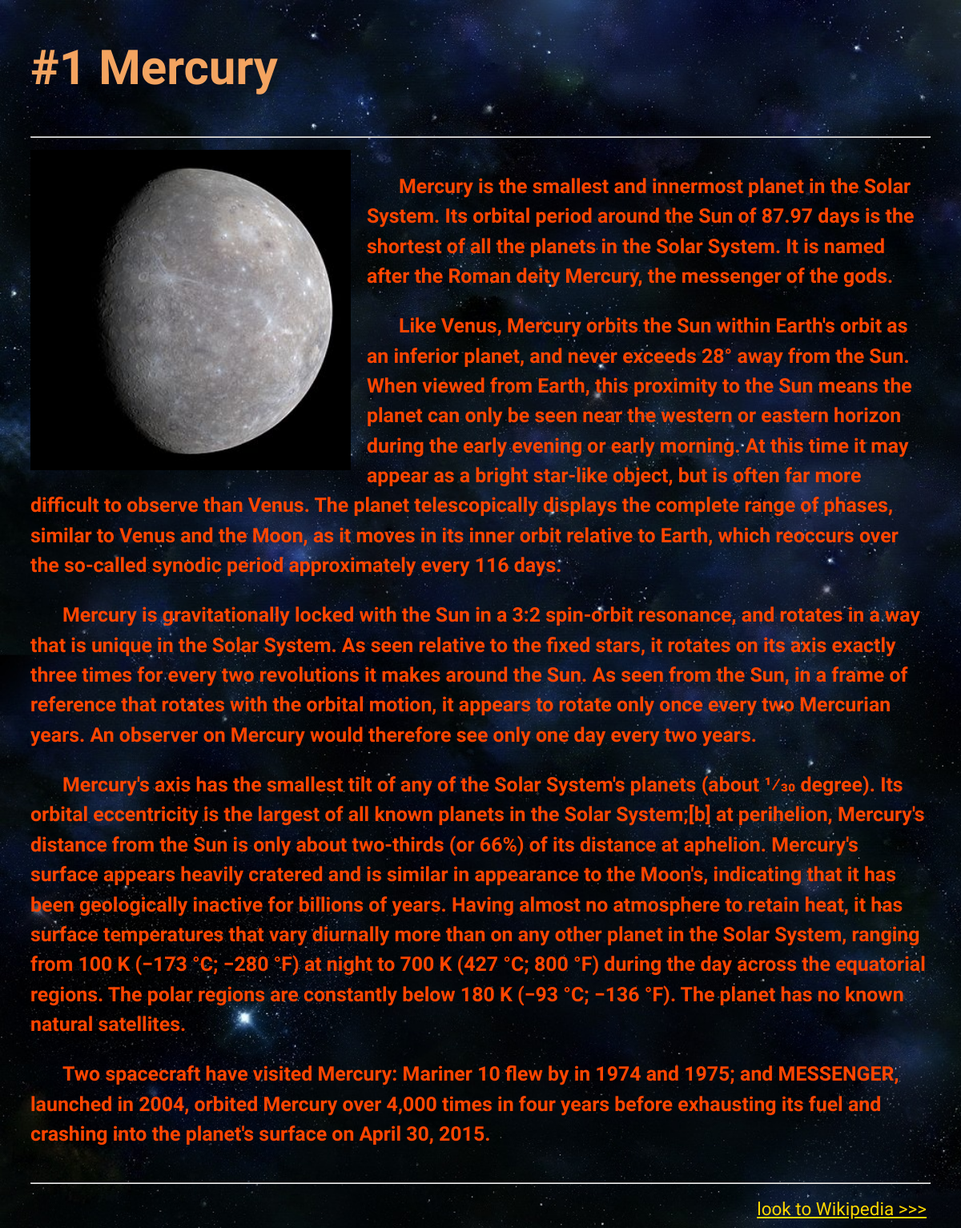
The page /planets/1/ on the database its author committed.
### planets/models.py (models this page shows)
class CommonData(models.Model):
    image = models.ImageField(blank=True, null=True, upload_to='planets/images/')
    symbol = models.ImageField(blank=True, null=True, upload_to='planets/images/')
    escape_velocity = models.DecimalField(blank=True, null=True, max_digits=5, decimal_places=2, verbose_name='Escape velocity, km/s')
    surface_gravity = models.DecimalField(blank=True, null=True, max_digits=4, decimal_places=2, verbose_name='Surface gravity, g')
    orbital_period = models.TextField(blank=True)
    mean_radius_to_earth = models.DecimalField(blank=True, null=True, max_digits=5, decimal_places=2, verbose_name='Planet radius relative to an Earth')
    surface_pressure = models.DecimalField(blank=True, null=True, max_digits=5, decimal_places=2, verbose_name='Surface pressure, bar')
    discovery_date = models.DateField(null=True, blank=True)
    description = models.TextField(blank=True)
    wiki = models.URLField(blank=True)
    class Meta:
        abstract = True

class Planet(CommonData):
    number = models.PositiveSmallIntegerField(primary_key=True)
    name = models.CharField(max_length=30)
    planet_mass_to_earth = models.DecimalField(blank=True, null=True, max_digits=10, decimal_places=2, verbose_name='Planet mass relative to an Earth')
    orbital_speed = models.DecimalField(blank=True, null=True, max_digits=5, decimal_places=2, verbose_name='Average orbital speed, km/s')
    moons_quantity = models.PositiveSmallIntegerField(blank=True, default=0)
    rotation_period = models.TextField(blank=True)
    semi_major_axis = models.DecimalField(blank=True, null=True, max_digits=5, decimal_places=2, verbose_name='Semi major axis, AU')
    class Meta:
        ordering = ['number']
        verbose_name = 'planet'
        verbose_name_plural = 'planets'
    def __str__(self):
        return self.name

### planets/views.py (the view)
# urls.py: url(r'^(?P<number>[0-9]+)/$', views.planet_data, name='planet_data'),
def planet_data(request, number):
    planet = Planet.objects.get(pk=number)
    return render(request, 'planet_data.html', {'planet': planet, 'number': number})

### planets/templates/planet_data.html (shortened to what this page needs)
{% extends 'base_planets.html' %}
{% block planet_data %}
    <h1>#{{ number }} {{ planet }} </h1>
    <hr>
    {% if planet.image %}
        {% load staticfiles %}
        <img src="{{ planet.image.url }}" alt="{{ planet.name }}" width="400" title="{{ planet.name }}"/>
    {% endif %}
    <h5>{{ planet.description|safe }}</h5>
    <hr>
    <div class="page-footer" align="right">
        <a href="{{ planet.wiki }}">look to Wikipedia >>></a>
    </div>
{% endblock planet_data %}

### planets/templates/base_planets.html (shortened to what this page needs)
<!DOCTYPE html>
{% load staticfiles %}
<html lang="en">
<head>
    <link rel="stylesheet" href="{% static 'style.css' %}">
</head>
<body>
    {% block planet_data %} {% endblock planet_data %}
</body>
</html>

### planets/static/style.css (style rules this page uses)
h1 { color: SandyBrown; }
a { color: OrangeRed; line-height: 1; }
body { background: url("planets_background.jpg"); background-repeat: no-repeat; background-attachment: fixed; background-position: left top; background-size: cover; padding-left: 30px; padding-right: 30px; font-family: 'Harmattan', sans-serif; color: OrangeRed; font-size: 30px; line-height: 1.5; }
p { text-indent: 40px; }
.page-footer { color: gold; margin-bottom: 10; padding: 5px 5px 5px 5px; line-height: 1; font-size: 0.75em; line-height: 0.75em; }
.page-footer a { color: gold; }
img { float: left; margin: 0px 20px 20px 0px; }

### rows shown on the page
Planet: name "Mercury", image (picture), description "Mercury is the smallest and innermost planet in the Solar System. Its orbital period around the Sun of 87.97 days is the shortest of all the planets in the Solar System. It is named after the Roman deity Mercury, the messenger of the gods. Like Venus, Mercury orbits the Sun within Earth's orbit as an inferior planet, and never exceeds 28° away from the Sun. When viewed from Earth, this proximity to the Sun means the planet can only be seen near the western or eastern horizon during the early evening or early morning. At this time it may appear as a bright star-like object, but is often far more difficult to observe than Venus. The planet telescopically displays the complete range of phases,…"

### other values the page prints
{{ number }} "1"
